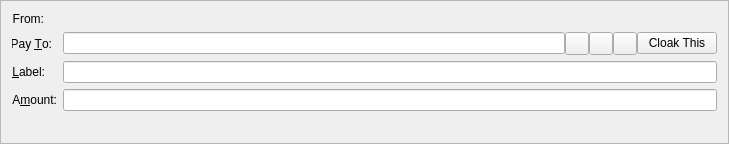
<?xml version="1.0" encoding="UTF-8"?>
<ui version="4.0">
  <class>SendCoinsEntry</class>
  <widget class="QFrame" name="SendCoinsEntry">
    <property name="geometry">
      <rect>
        <x>0</x>
        <y>0</y>
        <width>729</width>
        <height>144</height>
      </rect>
    </property>
    <property name="windowTitle">
      <string>Form</string>
    </property>
    <property name="frameShape">
      <enum>QFrame::StyledPanel</enum>
    </property>
    <property name="frameShadow">
      <enum>QFrame::Sunken</enum>
    </property>
    <layout class="QFormLayout" name="formLayout">
      <item row="0" column="0">
        <widget class="QLabel" name="label_3">
          <property name="text">
            <string>From:</string>
          </property>
          <property name="alignment">
            <set>Qt::AlignRight|Qt::AlignTrailing|Qt::AlignVCenter</set>
          </property>
          <property name="buddy">
            <cstring>fromAddress</cstring>
          </property>
        </widget>
      </item>
      <item row="0" column="1">
        <layout class="QHBoxLayout" name="horizontalLayout">
          <item>
            <widget class="QLabel" name="fromAddress">
              <property name="text">
                <sizepolicy hsizetype="Expanding" vsizetype="Fixed">
                  <horstretch>0</horstretch>
                  <verstretch>0</verstretch>
                </sizepolicy>
              </property>
              <property name="maximumSize">
                <size>
                  <width>16777215</width>
                  <height>25</height>
                </size>
              </property>
            </widget>
          </item>
        </layout>
      </item>
      <item row="1" column="0">
        <widget class="QLabel" name="label_2">
          <property name="text">
            <string>Pay &amp;To:</string>
          </property>
          <property name="alignment">
            <set>Qt::AlignRight|Qt::AlignTrailing|Qt::AlignVCenter</set>
          </property>
          <property name="buddy">
            <cstring>payTo</cstring>
          </property>
        </widget>
      </item>
      <item row="1" column="1">
        <layout class="QHBoxLayout" name="payToLayout">
          <property name="spacing">
            <number>0</number>
          </property>
          <item>
            <widget class="QValidatedLineEdit" name="payTo">
              <property name="toolTip">
                <string>The address to send the payment to  (e.g. 4Zo1ga6xuKuQ7JV7M9rGDoxdbYwV5zgQJ5)</string>
              </property>
              <property name="maxLength">
                <number>34</number>
              </property>
            </widget>
          </item>
          <item>
            <widget class="QToolButton" name="addressBookButton">
              <property name="toolTip">
                <string>Choose address from address book</string>
              </property>
              <property name="text">
                <string/>
              </property>
              <property name="icon">
                <iconset resource="../bitcoin.qrc">
                  <normaloff>:/icons/address-book</normaloff>:/icons/address-book
                </iconset>
              </property>
              <property name="shortcut">
                <string>Alt+A</string>
              </property>
            </widget>
          </item>
          <item>
            <widget class="QToolButton" name="pasteButton">
              <property name="toolTip">
                <string>Paste address from clipboard</string>
              </property>
              <property name="text">
                <string/>
              </property>
              <property name="icon">
                <iconset resource="../bitcoin.qrc">
                  <normaloff>:/icons/editpaste</normaloff>:/icons/editpaste
                </iconset>
              </property>
              <property name="shortcut">
                <string>Alt+P</string>
              </property>
            </widget>
          </item>
          <item>
            <widget class="QToolButton" name="deleteButton">
              <property name="toolTip">
                <string>Remove this recipient</string>
              </property>
              <property name="text">
                <string/>
              </property>
              <property name="icon">
                <iconset resource="../bitcoin.qrc">
                  <normaloff>:/icons/remove</normaloff>:/icons/remove
                </iconset>
              </property>
            </widget>
          </item>
          <item>
            <widget class="QPushButton" name="cloaksendButton">
              <property name="text">
                <string>Cloak This</string>
              </property>
            </widget>
          </item>
        </layout>
      </item>
      <item row="2" column="0">
        <widget class="QLabel" name="label_4">
          <property name="text">
            <string>&amp;Label:</string>
          </property>
          <property name="alignment">
            <set>Qt::AlignRight|Qt::AlignTrailing|Qt::AlignVCenter</set>
          </property>
          <property name="buddy">
            <cstring>addAsLabel</cstring>
          </property>
        </widget>
      </item>
      <item row="2" column="1">
        <layout class="QHBoxLayout" name="horizontalLayout_2">
          <property name="spacing">
            <number>0</number>
          </property>
          <item>
            <widget class="QValidatedLineEdit" name="addAsLabel">
              <property name="enabled">
                <bool>true</bool>
              </property>
              <property name="toolTip">
                <string>Enter a label for this address to add it to your address book</string>
              </property>
            </widget>
          </item>
        </layout>
      </item>
      <item row="3" column="0">
        <widget class="QLabel" name="label">
          <property name="text">
            <string>A&amp;mount:</string>
          </property>
          <property name="alignment">
            <set>Qt::AlignRight|Qt::AlignTrailing|Qt::AlignVCenter</set>
          </property>
          <property name="buddy">
            <cstring>payAmount</cstring>
          </property>
        </widget>
      </item>
      <item row="3" column="1">
        <widget class="BitcoinAmountField" name="payAmount"/>
      </item>
    </layout>
  </widget>
  <customwidgets>
    <customwidget>
      <class>QValidatedLineEdit</class>
      <extends>QLineEdit</extends>
      <header>qvalidatedlineedit.h</header>
    </customwidget>
    <customwidget>
      <class>BitcoinAmountField</class>
      <extends>QLineEdit</extends>
      <header>bitcoinamountfield.h</header>
      <container>1</container>
    </customwidget>
  </customwidgets>
  <resources>
    <include location="../bitcoin.qrc"/>
  </resources>
  <connections/>
</ui>
